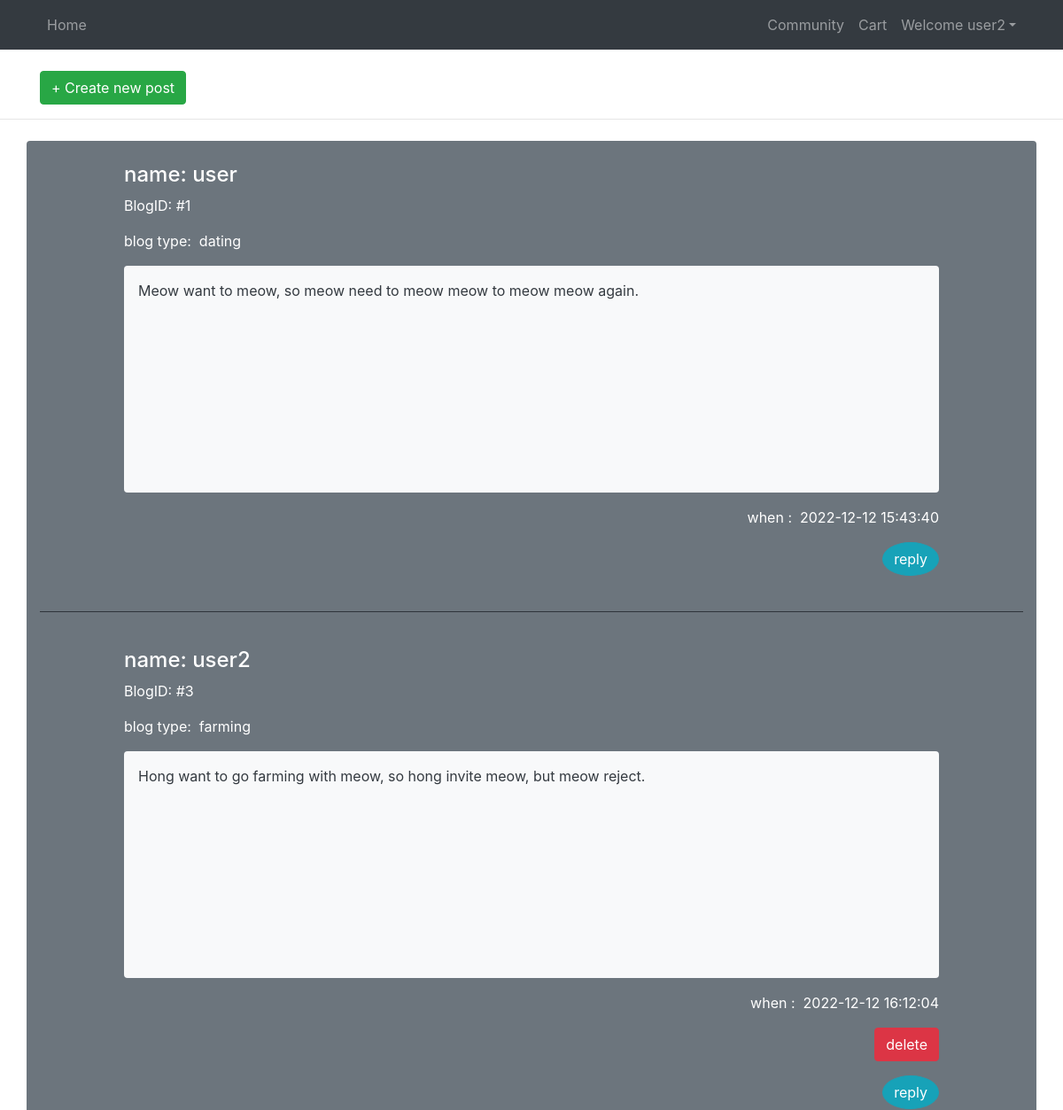
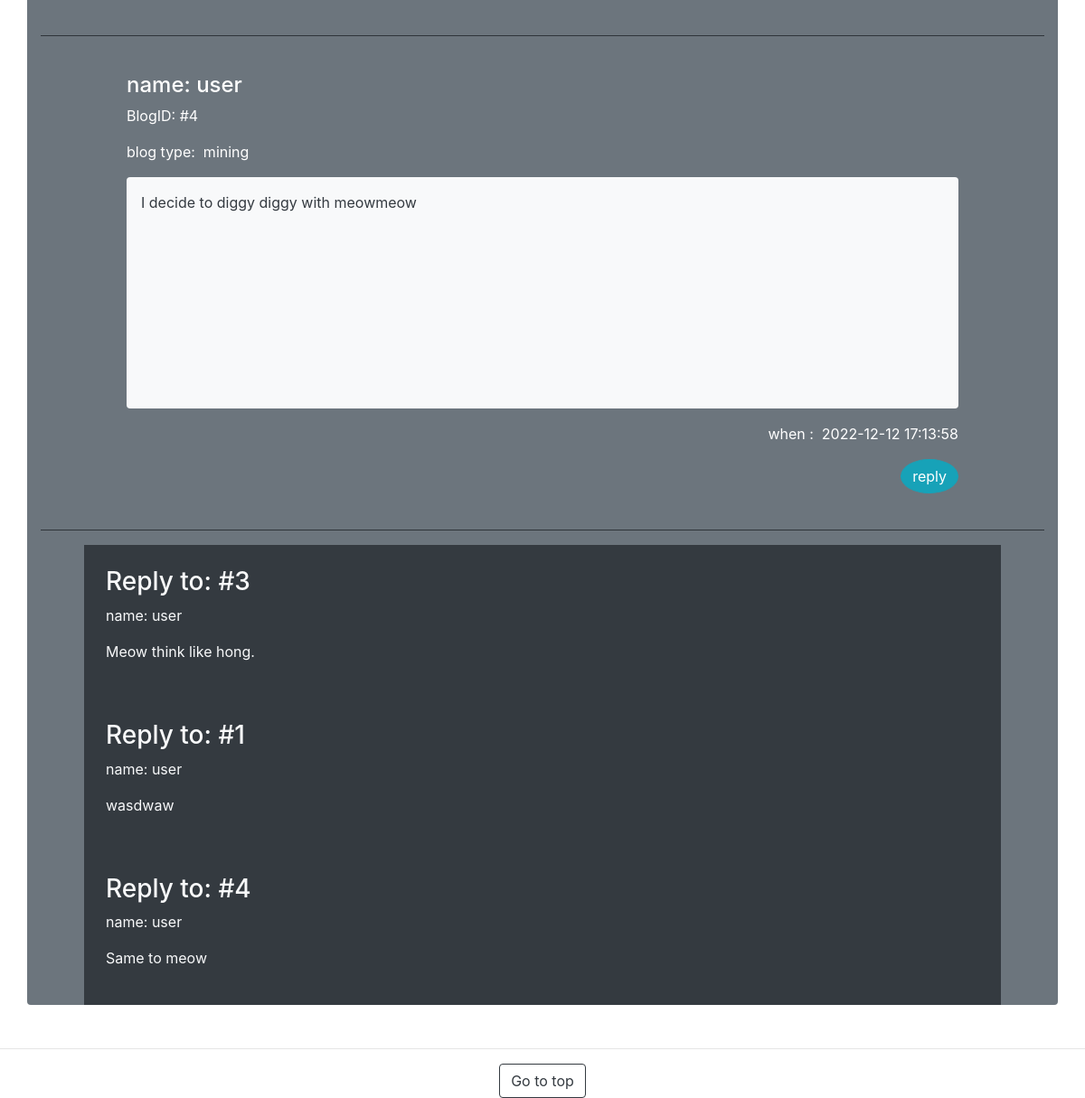
/stardew/community.php (signed in), run on the app's committed database (2 pictures, top to bottom).
### tables this page shows
CREATE TABLE `tbl_user` (
  `user_id` int(11) NOT NULL,
  `name` varchar(64) NOT NULL,
  `surname` varchar(64) NOT NULL,
  `tel` text NOT NULL,
  `address` text NOT NULL,
  `email` varchar(128) NOT NULL,
  `password` varchar(32) NOT NULL,
  `status` int(1) NOT NULL
);

CREATE TABLE `tbl_blog` (
  `blog_id` int(11) NOT NULL,
  `user_id` int(11) NOT NULL,
  `blog_info` text NOT NULL,
  `blog_content_type` text NOT NULL,
  `blog_name` text NOT NULL,
  `blog_content` text NOT NULL,
  `blog_date` datetime NOT NULL
);

CREATE TABLE `tbl_reply` (
  `reply_id` int(11) NOT NULL,
  `blog_id` int(11) NOT NULL,
  `user_id` int(11) NOT NULL,
  `reply_content` text NOT NULL,
  `reply_date` datetime NOT NULL
);

### stardew/community.php (the view, shortened to what this page needs)
<!DOCTYPE html>
<html lang="th" dir="ltr">
  <head>
    <link rel="stylesheet" href="css/bootstrap.css">
  </head>
  <body>
    <?php include "checknav.php"; ?>
    <div class="container mt-4">
      <a href="create_post.php">
        <button class=" btn btn-success" type="button" name="button">+ Create new post</button>
      </a>
    </div>
    <hr>
    <div class="container mt-4 mb-5 bg-secondary rounded">
      <div class="row">
        <?php
          $sql = "SELECT * FROM tbl_blog";
          $result = $con->query($sql);
          while ($row = $result->fetch_assoc()) {
            $sql2 = "SELECT * FROM tbl_user WHERE user_id='$row[user_id]'";
            $result2 = $con->query($sql2);
            while ($row2 = $result2->fetch_assoc()) {
        ?>
        <div class="col-10 text-white mx-auto pt-4 pb-4">
          <h4>name: <?php echo $row2['name']; ?></h4>
          <p>BlogID: #<?php echo $row['blog_id']; ?></p>
          <p>blog type: &nbsp;<?php echo $row['blog_content_type']; ?></p>
          <p class="bg-light text-dark pl-3 pt-3 rounded" style="height:16rem;"><?php echo $row['blog_info']; ?></p>
          <div align="right">
            <p>when : &nbsp;<?php echo $row['blog_date']; ?></p>
            <?php
              if ($_SESSION['sess_id']==$row['user_id']) {
            ?>
              <a href="delete_blog.php?blog_id=<?php echo $row['blog_id']; ?>">
                <button class="btn btn-danger" type="button">delete</button>
              </a>
            <?php } ?>
          </div>
          <div class="mt-3" align="right">
            <a href="reply_page.php?id=<?php echo $row['blog_id'] ?>">
              <button class="btn btn-info rounded-circle" type="button">reply</button>
            </a>
          </div>
        </div>
        <div class="col-12">
          <hr class="bg-dark">
        </div>
        <?php }} ?>
      </div>
      <div class="ml-5 mr-5 bg-dark text-light">
        <?php
          $sql3 = "SELECT * FROM tbl_reply";
          $result3 = $con->query($sql3);
          while ($row3 = $result3->fetch_assoc()) {
            $sql4 = "SELECT * FROM tbl_user WHERE user_id='$row3[user_id]'";
            $result4 = $con->query($sql4);
            while ($row4 = $result4->fetch_assoc()) {
        ?>
          <div class="p-4">
            <h3>Reply to: #<?php echo $row3['blog_id'] ?></h3>
            <p>name: <?php echo $row4['name']; ?></p>
            <p><?php echo $row3['reply_content']; ?></p>
          </div>
        <?php }} ?>
      </div>
    </div>
    <hr>
    <div class="text-center">
      <a class="" href="#"><button class="btn btn-outline-dark" type="button" name="button">Go to top</button></a>
    </div>
  </body>
</html>

### data on the page
tbl_blog: blog_id "1", blog_content_type "dating", blog_info "Meow want to meow, so meow need to meow meow to meow meow again.", blog_date "2022-12-12 15:43:40"
tbl_user: name "user"
tbl_blog: blog_id "3", blog_content_type "farming", blog_info "Hong want to go farming with meow, so hong invite meow, but meow reject.", blog_date "2022-12-12 16:12:04"
tbl_user: name "user2"
tbl_blog: blog_id "4", blog_content_type "mining", blog_info "I decide to diggy diggy with meowmeow", blog_date "2022-12-12 17:13:58"
tbl_reply: blog "3", reply_content "Meow think like hong."
tbl_reply: blog "1", reply_content "wasdwaw"
tbl_reply: blog "4", reply_content "Same to meow"

### other printed values
$_SESSION['sess_name'] "user2"
